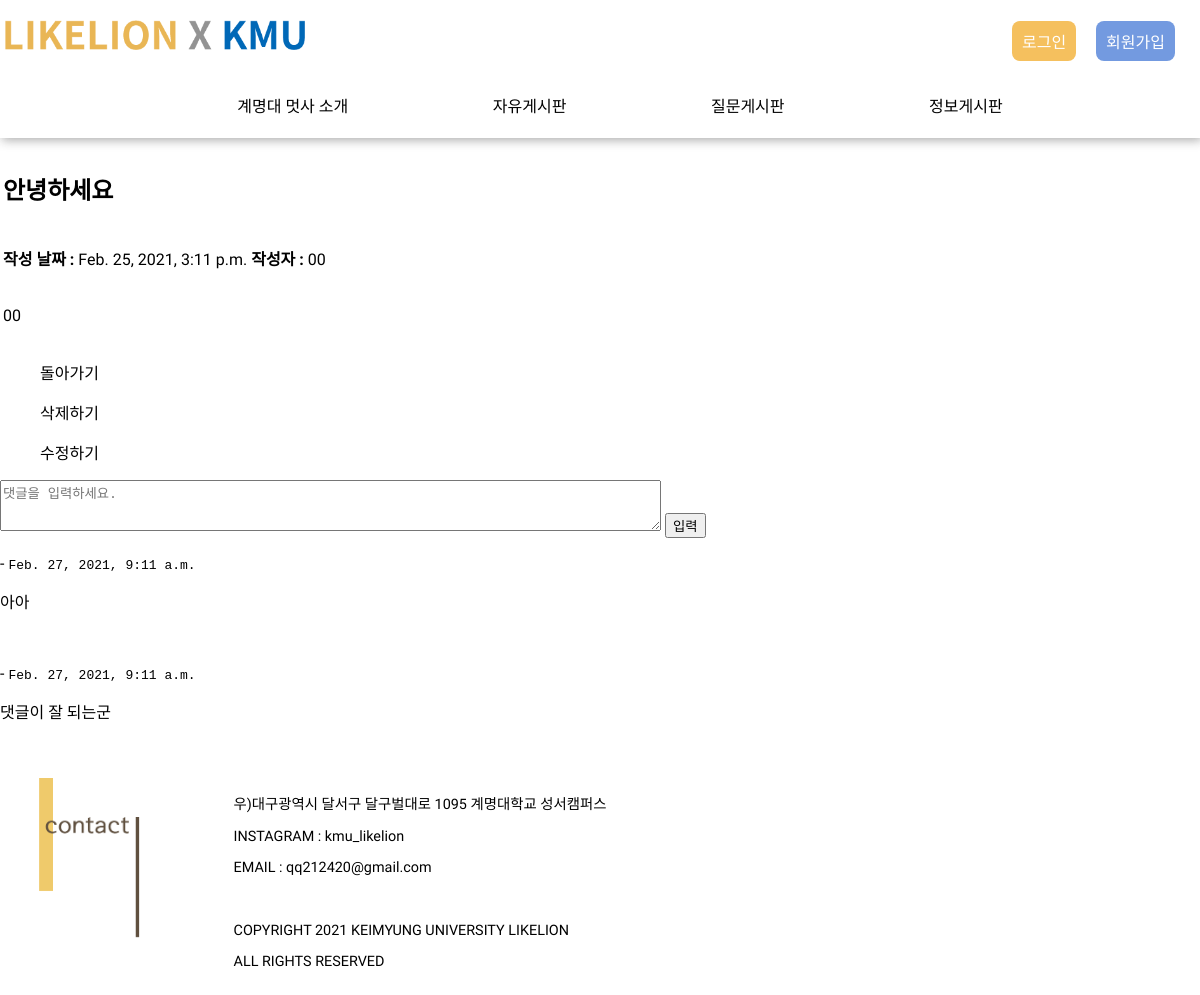
Page /crud/51 on the earlier database version.
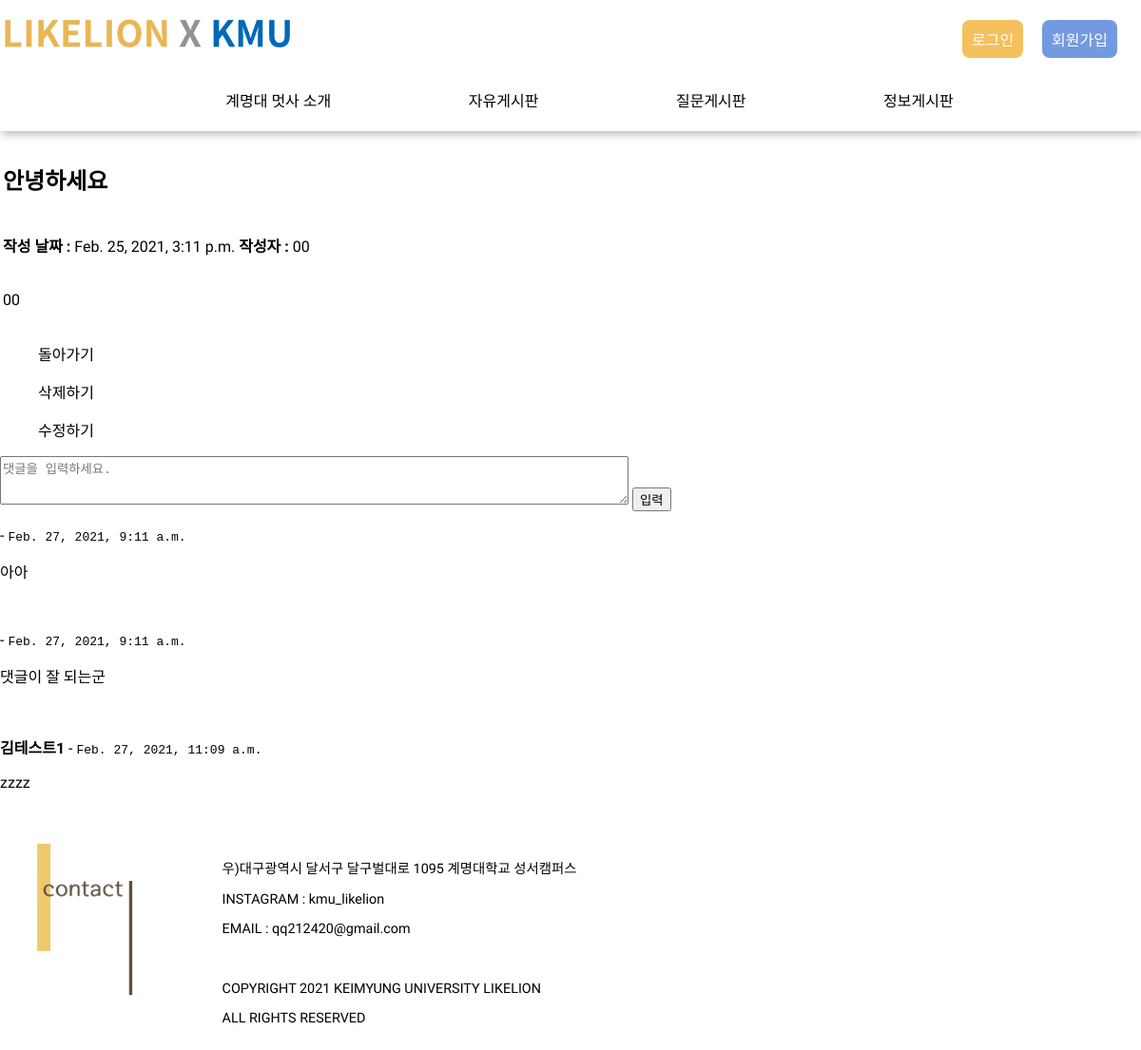
Same page on the later database version.
### crud/models.py (models this page shows, shortened)
class CrudComment(models.Model):
    crud_id = models.ForeignKey(Crud, related_name="crud", on_delete=models.CASCADE, db_column="crud_id")
    name = models.CharField(max_length=50)
    pub_date = models.DateTimeField('date published')
    body = models.TextField(null=False, blank=False)

### crud/views.py (the view)
# urls.py: path('crud/<int:crud_id>', views.detail, name='detail'),
def detail(request, crud_id):
    crud_detail = get_object_or_404(Crud, pk=crud_id)
    try:
        comments = CrudComment.objects.filter(crud_id=crud_id)
        try:
            comments = comments.objects.all()
        except AttributeError: # 댓글이 하나밖에 없을때 예외 처리
            pass
    except CrudComment.DoesNotExist: # 댓글이 존재하지 않을때 예외 처리
        comments = None
    content = {
        'crud' : crud_detail,
        "comments" : comments,
    }
    return render(request, 'detail.html' , content)

### crud/templates/detail.html (shortened to what this page needs)
{% extends 'base.html' %}
{% load static %}
{% block content %}
    <head>
        <link rel="stylesheet" href="{% static 'css/detail.css'%}">
    </head>
    <body>
            <div class="container">
                <div class="postBody">
                    <table>
                        <thead>
                            <td colspan="2">
                                <h2>{{ crud.title }}</h2>
                            </td>
                        </thead>
                        <tbody>
                            <td>
                                <p><b>작성 날짜 : </b>{{ crud.pub_date }}</p>
                            </td>
                            <td>
                                <p><b>작성자 :</b> {{ crud.name }}</p>
                            </td>
                        </tbody>
                        <tfoot>
                            <tr colspan="2">
                                <td><p>{{ crud.body }}</p></td>
                            </tr>
                        </tfoot>
                    </table>
                </div>
                <div class="btnList">
                    <ul >
                        <li>
                            <div class="freeBack">
                                <p><a href="{% url 'free' %}">돌아가기</a></p>
                            </div>
                        </li>
                        <li>
                            <div class="freeDelete">
                                <p><a href = "{% url 'delete' crud.id %}">삭제하기</a></p>
                            </div>
                        </li>
                        <li>
                            <div class="freeEdit">
                                <p><a href = "{% url 'edit' crud.id %}">수정하기</a></p>
                            </div>
                        </li>
                    </ul>
                </div>
            </div>
            <div class="container">
                <form method="POST" action="{% url 'crudComment' %}">
                    <textarea name="body" placeholder="댓글을 입력하세요." rows="3" cols="80"></textarea>
                    <input type="submit" value="입력">
                </form>
                {% for comment in comments %}
                    <p><b>{{ comment.name }}</b> - <tt>{{ comment.pub_date }}</tt></p>
                    <p>{{ comment.body }}</p><br>
                {% endfor %}
            </div>
    </body>
{% endblock %}

Differences in the rows shown:
added CrudComment: name "김테스트1", pub_date "Feb. 27, 2021, 11:09 a.m.", body "zzzz"
